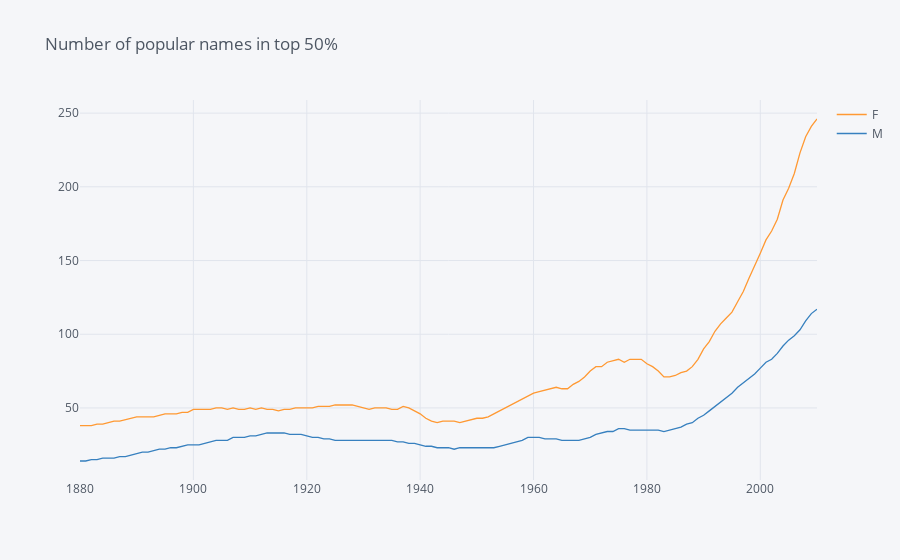

The code cell stored with this chart in its notebook:
### Code cell
diversity.iplot(kind='lines', title="Number of popular names in top 50%")

### Figure 1 — Plotly figure (JSON) as saved in the notebook; plotly's stock layout.template omitted (floating-point values rounded to 4 significant figures; data arrays with more than 128 entries replaced by an {"elided": "..."} marker saying what was removed)
{"data": [{"line": {"color": "rgba(255, 153, 51, 1.0)", "dash": "solid", "shape": "linear", "width": 1.3}, "mode": "lines", "name": "F", "text": "", "type": "scatter", "x": {"elided": "131 int values"}, "y": {"elided": "131 int values"}}, {"line": {"color": "rgba(55, 128, 191, 1.0)", "dash": "solid", "shape": "linear", "width": 1.3}, "mode": "lines", "name": "M", "text": "", "type": "scatter", "x": {"elided": "131 int values"}, "y": {"elided": "131 int values"}}], "layout": {"autosize": true, "legend": {"bgcolor": "#F5F6F9", "font": {"color": "#4D5663"}}, "paper_bgcolor": "#F5F6F9", "plot_bgcolor": "#F5F6F9", "title": {"font": {"color": "#4D5663"}, "text": "Number of popular names in top 50%"}, "xaxis": {"autorange": true, "gridcolor": "#E1E5ED", "range": [1880, 2010], "showgrid": true, "tickfont": {"color": "#4D5663"}, "title": {"font": {"color": "#4D5663"}, "text": ""}, "type": "linear", "zerolinecolor": "#E1E5ED"}, "yaxis": {"autorange": true, "gridcolor": "#E1E5ED", "range": [1.111, 258.9], "showgrid": true, "tickfont": {"color": "#4D5663"}, "title": {"font": {"color": "#4D5663"}, "text": ""}, "type": "linear", "zerolinecolor": "#E1E5ED"}}}
